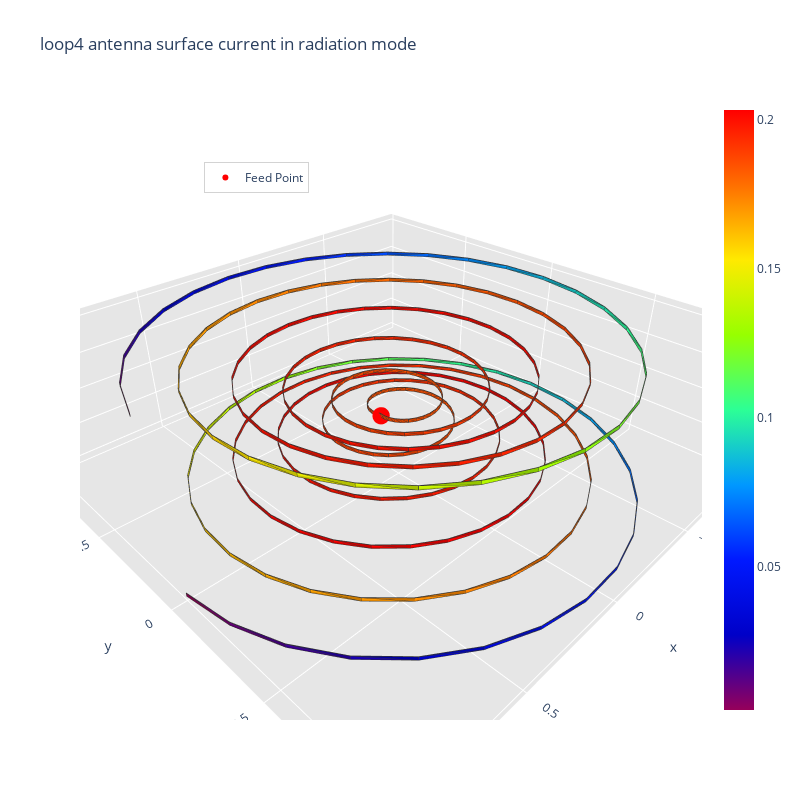

The notebook cell this image was saved under:
### Code cell
# Start time measurement
start_time = time.time()

feed_point = np.array([-0.1, 0, 0])
frequency = 4.8e6

radiation_algorithm(filename_mesh, frequency, feed_point)

elapsed_time = time.time() - start_time
print(f"Elapsed time for processing the studied antenna: {elapsed_time:.6f} seconds")
print('\n')

### Figure 1 — Plotly figure (JSON) as saved in the notebook; plotly's stock layout.template omitted (floating-point values rounded to 4 significant figures; data arrays with more than 128 entries replaced by an {"elided": "..."} marker saying what was removed)
{"data": [{"facecolor": {"elided": "598 str values"}, "i": {"elided": "598 int values"}, "j": {"elided": "598 int values"}, "k": {"elided": "598 int values"}, "name": "", "type": "mesh3d", "x": {"elided": "600 float values"}, "y": {"elided": "600 float values"}, "z": {"elided": "600 float values"}}, {"line": {"color": "rgb(50, 50, 50)", "width": 1.5}, "mode": "lines", "showlegend": false, "type": "scatter3d", "x": {"elided": "2990 float values"}, "y": {"elided": "2990 float values"}, "z": {"elided": "2990 float values"}}, {"hoverinfo": "none", "marker": {"color": [0.001706, 0.2034], "colorscale": [[0, "rgb(150, 0, 90)"], [0.125, "rgb(0, 0, 200)"], [0.25, "rgb(0, 25, 255)"], [0.375, "rgb(0, 152, 255)"], [0.5, "rgb(44, 255, 150)"], [0.625, "rgb(151, 255, 0)"], [0.75, "rgb(255, 234, 0)"], [0.875, "rgb(255, 111, 0)"], [1, "rgb(255, 0, 0)"]], "showscale": true, "size": 0.1}, "mode": "markers", "showlegend": false, "type": "scatter3d", "x": [1.0], "y": [0.0], "z": [-0.9683]}, {"marker": {"color": "red", "size": 6, "symbol": "circle"}, "mode": "markers+text", "name": "Feed Point", "type": "scatter3d", "x": [0.1], "y": [0], "z": [0]}], "layout": {"height": 800, "legend": {"bgcolor": "rgba(255,255,255,0.7)", "bordercolor": "lightgray", "borderwidth": 1, "x": 0.2, "xanchor": "left", "y": 0.9, "yanchor": "top"}, "scene": {"aspectratio": {"x": 0.9347, "y": 0.9325, "z": 0.3}, "camera": {"eye": {"x": 0.8, "y": 0.8, "z": 0.7}}, "xaxis": {"backgroundcolor": "rgb(230, 230, 230)", "gridcolor": "rgb(255, 255, 255)", "showbackground": true, "zerolinecolor": "rgb(255, 255, 255)"}, "yaxis": {"backgroundcolor": "rgb(230, 230, 230)", "gridcolor": "rgb(255, 255, 255)", "showbackground": true, "zerolinecolor": "rgb(255, 255, 255)"}, "zaxis": {"backgroundcolor": "rgb(230, 230, 230)", "gridcolor": "rgb(255, 255, 255)", "showbackground": true, "zerolinecolor": "rgb(255, 255, 255)"}}, "title": {"text": "loop4 antenna surface current in radiation mode"}, "width": 800}}
